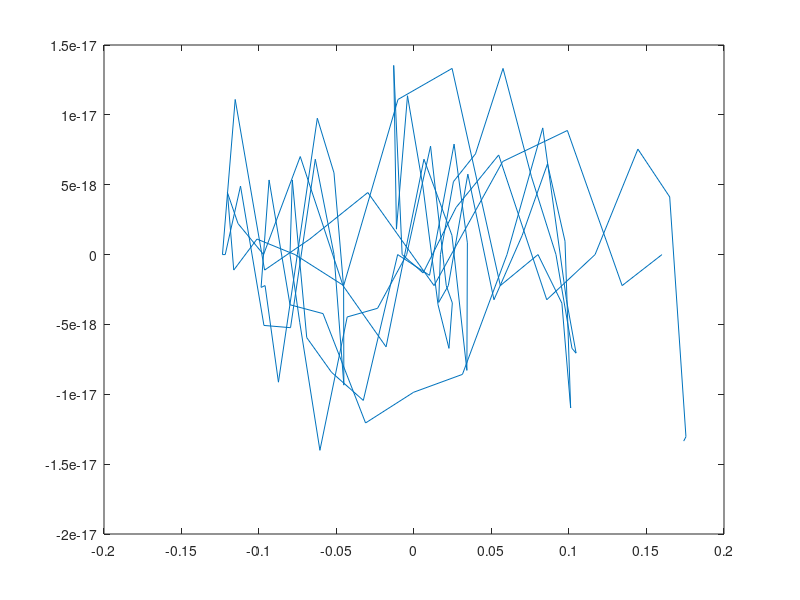

MATLAB code for this plot:
clc;clear;
K=10;N=2*K;T=100;
a=rand(1,36);
a=sign(a-0.5);
b=reshape(a,9,4);
%Generate 16 QAM points
XXX=2*b(:,1)+b(:,2)+j*(2*b(:,3)+b(:,4));
XX=XXX';
X=[0 XX 0 conj(XX(9:-1:1))];xt=zeros(1,101);%delta f= 1/20 hertz   (delta f=Fs/N)
%instead of below for loop take ifft(X,101)
for t=0:100
    for k=0:N-1
        xt(1,t+1)=xt(1,t+1)+1/sqrt(N)*X(k+1)*exp(j*2*pi*k*t/T); % since Fs=1, 1/1*100=100second duration
    end
end
xn=zeros(1,N);
%instead of below for loop take ifft(X,20)
for n=0:N-1
    for k=0:N-1
        xn(n+1)=xn(n+1)+1/N*X(k+1)*exp(j*2*pi*n*k/N);
    end
end
plot([0:100],abs(xt))
for n=0:N-1
    d(N+1)=xt(T/N*n+1)-xn(1+n);
end
e=norm(d);
Y=zeros(1,10);
for k=1:9
    for n=0:N-1
        Y(1,k+1)=Y(1,k+1)+1/N*xn(n+1)*exp(-j*2*pi*k*n/N);
    end
end
dd=Y(1:10)-X(1:10);
ee=norm(dd);


%Orthogonal
t=0:0.001:.5;
n=sin(4*pi*t).*sin(6*pi*t);sum(n)
%fs=100,N=100,deltaF=1 hertz;
X=[zeros(1,44) 3-1i 0 1-i 2 2-3i 0 0 0 2+3i 2 1+i 0 3+i zeros(1,43)];
sig=ifft(fftshift(X));
plot(sig)
x=fftshift(fft(sig))


%y=fft(x,N), x is of Fs, FD resolution is Fs/N
%z=ifft(y,W) z is of N/(W*Fs) spaced samples  som error chk later
